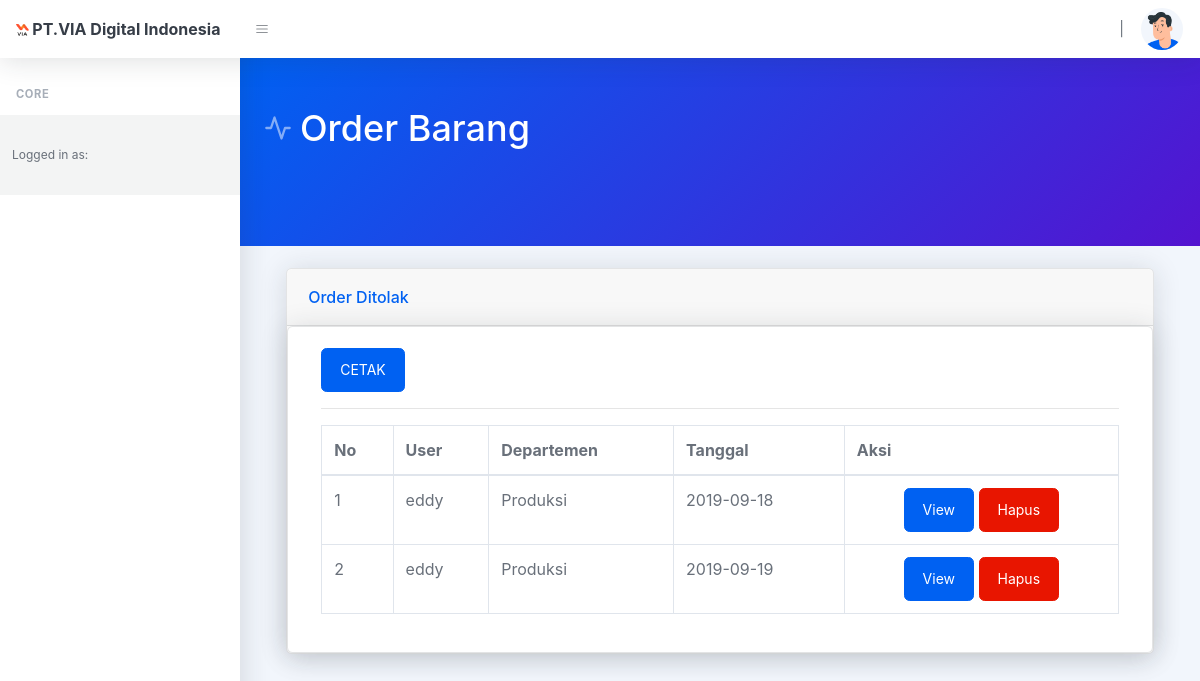
Page /index.php/order/order_ditolak on the earlier database version.
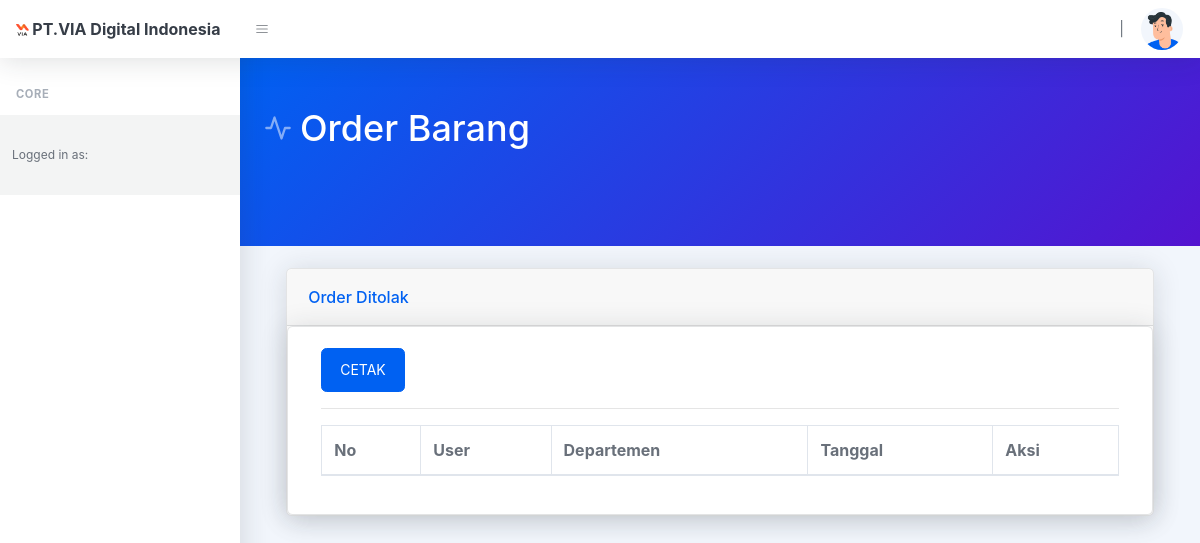
Same page on the later database version.
### tables this page shows
CREATE TABLE `order_status` (
  `id_ker` int(11) NOT NULL,
  `departemen` varchar(255) NOT NULL,
  `user` varchar(255) NOT NULL,
  `status` int(12) NOT NULL,
  `tanggal` varchar(255) NOT NULL
);

CREATE TABLE `departemen` (
  `id` int(11) NOT NULL,
  `nama_dep` varchar(50) NOT NULL
);

### application/controllers/Order.php (called while the page is built, shortened)
<?php
class Order extends CI_Controller
{
    public function __construct()
    {
        $this->load->model('order_model');
        $this->load->model('jabatan_model');
        $this->load->model('akun_model');
    }
    public function order_ditolak()
    {
        $data['judul'] = 'Order Barang';
        $data['alerts'] = $this->order_model->getDataJoin();
        $data['alerts_3'] = $this->order_model->alerts_3();
        $data['data'] = $this->order_model->order_ditolak();
        $data['nama'] = $this->session->userdata('nama_lengkap');
        $data['jabatan'] = $this->jabatan_model->getDataById($this->session->userdata('id_jab'));
        $data['level_akun'] = $this->session->userdata('level');
        $this->load->view('template/header', $data);
        $this->load->view('order/order_ditolak', $data);
        $this->load->view('template/footer');
    }
}

### index.php (called while the page is built, shortened)
<?php
require_once BASEPATH.'core/CodeIgniter.php';

### application/models/Order_model.php (called while the page is built, shortened)
<?php
class Order_model extends CI_Model
{
    public function getDataJoin()
    {
        $this->db->select('*');
        $this->db->from('order_status');
        $this->db->join('departemen', 'departemen.id = order_status.departemen');
        $this->db->where('status', 2);
        $query = $this->db->get();
        return $query->result();
    }
    public function order_ditolak()
    {
        $this->db->select('*');
        $this->db->from('order_status');
        $this->db->join('departemen', 'departemen.id = order_status.departemen');
        $this->db->where('status', 4);
        $query = $this->db->get();
        return $query->result();
    }
    public function alerts_3()
    {
        $this->db->select('*');
        $this->db->from('order_status');
        $this->db->join('departemen', 'departemen.id = order_status.departemen');
        $this->db->where('status', 3);
        $query = $this->db->get();
        return $query->result();
    }
}

### application/models/Jabatan_model.php (called while the page is built, shortened)
<?php
class Jabatan_model extends CI_Model
{
    public function getDataById($id)
    {
        $this->db->where('id_jab', $id);
        $query = $this->db->get('jabatan');
        return $query->row();
    }
}

### application/views/order/order_ditolak.php (the view)
<div class="container">
    <div class="card-body">
        <div class="card shadow mb-4">
            <div class="card-header">
                Order Ditolak
            </div>
            <div class="card">
                <div class="card-body">
                    <div class="row">
                        <div class="table-responsive">
                            <div class="container">
                                <a href="<?= base_url('order/cetak_order_ditolak') ?>" class="btn btn-primary">CETAK</a>
                                <hr>
                                <table class="table table-bordered" id="dataTable" width="100%" cellspacing="0">
                                    <div class="container">
                                        <thead>
                                            <tr>
                                                <th>No</th>
                                                <th>User</th>
                                                <th>Departemen</th>
                                                <th>Tanggal</th>
                                                <th>Aksi</th>
                                            </tr>
                                        </thead>
                                        <tbody>
                                            <?php
                                            $nomor = 1;
                                            foreach ($data as $x) { ?>
                                                <tr>
                                                    <td><?= $nomor++; ?></td>
                                                    <td><?= $x->user; ?></td>
                                                    <td><?= $x->nama_dep; ?></td>
                                                    <td><?= $x->tanggal; ?></td>
                                                    <td align="center">
                                                        <a href="<?= base_url('order/view_ditolak/') . $x->id_ker ?>" class="btn btn-primary">View</a>
                                                        <a href="<?= base_url('order/hapusorder/') . $x->id_ker ?>" onclick="return confirm('Yakin Hapus?')" class="btn btn-danger">Hapus</a>
                                                    </td>
                                                </tr>
                                            <?php } ?>
                                        </tbody>
                                </table>
                            </div>
                        </div>
                    </div>
                </div>
            </div>
        </div>
    </div>
</div>

Differences in the rows shown:
no longer on this page (row edited): order_status: user "eddy", departemen.nama_dep "Produksi", tanggal "2019-09-18"
no longer on this page (row edited): order_status: user "eddy", departemen.nama_dep "Produksi", tanggal "2019-09-19"
